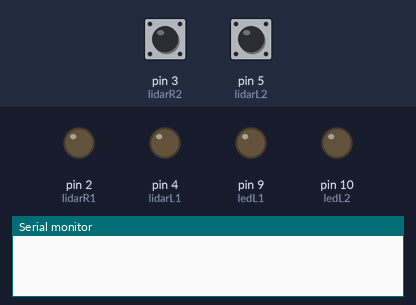
This sketch was run on a simulated Arduino Uno, built with avr-gcc and run on an emulated ATmega328P. On the bench: output pins drawn as LEDs (lit = HIGH), the last lines printed to the serial monitor. The test bench sets the inputs (shaded band); at power-on: pin 3 (lidarR2) LOW, pin 5 (lidarL2) LOW.

Above: at 1.2 s.
1.3 s: pin 3 (lidarR2) pulsed HIGH 5 times (0.12 s each, 0.3 s apart)
At 4.5 s:
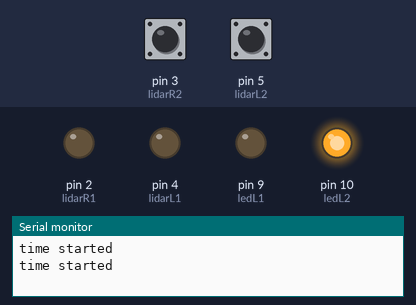
4.8 s: pin 5 (lidarL2) pulsed HIGH 2 times (0.12 s each, 0.3 s apart)
At 7.3 s:
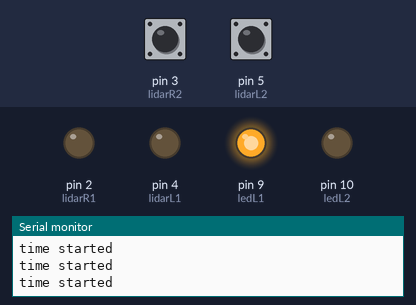
At 10.0 s:
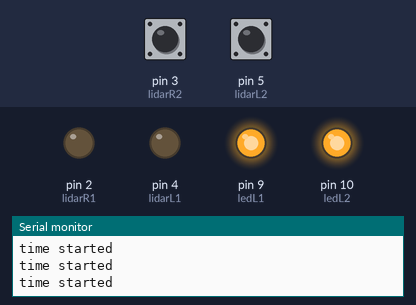
Timing chart, 0 to 11.5 s (numbered marks = the images above; inputs shaded):
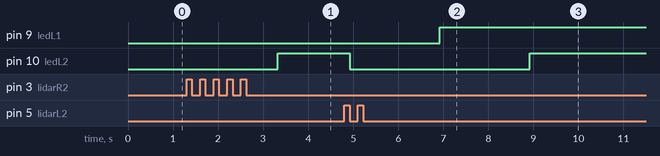

Measured:
- after the input at 1.3 s, pin 9 (ledL1): stays LOW (without the input it goes to HIGH after 2.7 s); pin 10 (ledL2): LOW → HIGH after 2.0 s instead of 2.7 s
- after the input at 4.8 s, pin 9 (ledL1): LOW → HIGH after 2.1 s instead of 2.5 s; pin 10 (ledL2): HIGH → LOW after 0.12 s, → HIGH 4.0 s later

The sketch:

Dual_Lidar_Test_12_10_18.ino
```cpp
/*------------------------------------------------------------------------------

  LIDARLite Arduino Library
  v3/GetDistancePwm

  This example shows how to read distance from a LIDAR-Lite connected over the
  PWM interface.

  Connections:
  LIDAR-Lite 5 Vdc (red) to Arduino 5v
  LIDAR-Lite Ground (black) to Arduino GND
  LIDAR-Lite Mode control (yellow) to Arduino digital input (pin 3)
  LIDAR-Lite Mode control (yellow) to 1 kOhm resistor lead 1
  1 kOhm resistor lead 2 to Arduino digital output (pin 2)

  (Capacitor recommended to mitigate inrush current when device is enabled)
  680uF capacitor (+) to Arduino 5v
  680uF capacitor (-) to Arduino GND

  See the Operation Manual for wiring diagrams and more information:
  http://static.garmin.com/pumac/LIDAR_Lite_v3_Operation_Manual_and_Technical_Specifications.pdf

------------------------------------------------------------------------------*/

unsigned long pulseWidth1;
unsigned long pulseWidth2;

int oldReading1 = 0;
int oldReading2 = 0;

int distanceCoveredL1 = 0;

int lidarR1 = 2;
int lidarR2 = 3;
int lidarL1 = 4;
int lidarL2 = 5;

const int ledL1 = 9;
const int ledL2 = 10;

const int buzzerPin = 8;

int startTimeL1 = 0;
int startTimeL2 = 0;
int alarmTime = 1100;
unsigned long interval=5000; // the time we need to wait
unsigned long previousMillis=0; // millis() returns an unsigned long.

boolean sensor1Activate = false;
boolean sensor2Activate = false;

void setup()
{
  Serial.begin(115200); // Start serial communications

  pinMode(lidarR1, OUTPUT); // Set pin 2 as trigger pin
  digitalWrite(lidarR1, LOW); // Set trigger LOW for continuous read

  pinMode(lidarR2, INPUT); // Set pin 3 as monitor pin

  pinMode(lidarL1, OUTPUT); // Set pin 2 as trigger pin
  digitalWrite(lidarL1, LOW); // Set trigger LOW for continuous read

  pinMode(lidarL2, INPUT); // Set pin 3 as monitor pin

  pinMode(9, OUTPUT);
  pinMode(10, OUTPUT);
  pinMode(buzzerPin, OUTPUT);

}
void readValues() {
  pulseWidth1 = pulseIn(lidarR2, HIGH); // Count how long the pulse is high in microseconds
  pulseWidth2 = pulseIn(lidarL2, HIGH); // Count how long the pulse is high in microseconds
  // If we get a reading that isn't zero, let's print it
  if(pulseWidth1 != 0 && pulseWidth2 != 0){

    pulseWidth1 = pulseWidth1 / 10; // 10usec = 1 cm of distance
    pulseWidth2 = pulseWidth2 / 10; // 10usec = 1 cm of distance

    delay(100);

    oldReading1 = pulseWidth1;
    oldReading2 = pulseWidth2;
  pulseWidth1 = pulseIn(lidarR2, HIGH); // Count how long the pulse is high in microseconds
  pulseWidth2 = pulseIn(lidarL2, HIGH); // Count how long the pulse is high in microseconds
  distanceCoveredL1 = (abs((pulseWidth1) - (oldReading1)));
    Serial.print("Left Lidar: "); Serial.print(pulseWidth2); Serial.print("  ");
    Serial.print("Right Lidar: "); Serial.print(oldReading2); Serial.print("  ");
    Serial.println("cm");
  }
}

void blindSpotLidarOne() {
  //LIDAR 1 CODE
  if (pulseWidth1 <= 100){
   if (sensor1Activate == false){
      startTimeL1 = millis();
      Serial.println("time started");
  }
   sensor1Activate = true;
  }
 else{
   sensor1Activate = false;
  }
if (sensor1Activate == true && (alarmTime <= millis() - startTimeL1)){
   digitalWrite(ledL1, HIGH);
  }
else{
   digitalWrite(ledL1, LOW);
  }
}

void blindSpotLidarTwo() {
  //LIDAR 2 CODE
 if (pulseWidth2 <= 100){
   if (sensor2Activate == false){
      startTimeL2 = millis();
      Serial.println("time started");
  }
   sensor2Activate = true;
  }
 else{
   sensor2Activate = false;
  }
if (sensor2Activate == true && (alarmTime <= millis() - startTimeL2)){
   digitalWrite(ledL2, HIGH);
  }
else{
   digitalWrite(ledL2, LOW);
  }
}

void dangerDetectLidarOne() {
  if (distanceCoveredL1 >= 500){
    tone(buzzerPin, 1000);
    delay(70);
    noTone(buzzerPin);
    delay(70);
    tone(buzzerPin, 1000);
    delay(50);
    noTone(buzzerPin);
    delay(70);
    tone(buzzerPin, 1000);
    delay(70);
    noTone(buzzerPin);
    delay(70);
    tone(buzzerPin, 1000);
    delay(70);
    noTone(buzzerPin);
    delay(70);
    tone(buzzerPin, 1000);
    delay(70);
    noTone(buzzerPin);
    delay(70);
  }
  else {
    noTone(buzzerPin);
  }
}

void dangerDetectLidarTwo() {

}

void loop()
{
  //Collect values from sensors
  readValues();

  //Collect Time
  unsigned long currentMillis = millis(); // grab current time

  //Execute blind spot functions for Lidars
  blindSpotLidarOne();
  blindSpotLidarTwo();
  dangerDetectLidarOne();
  dangerDetectLidarTwo();


}
```
